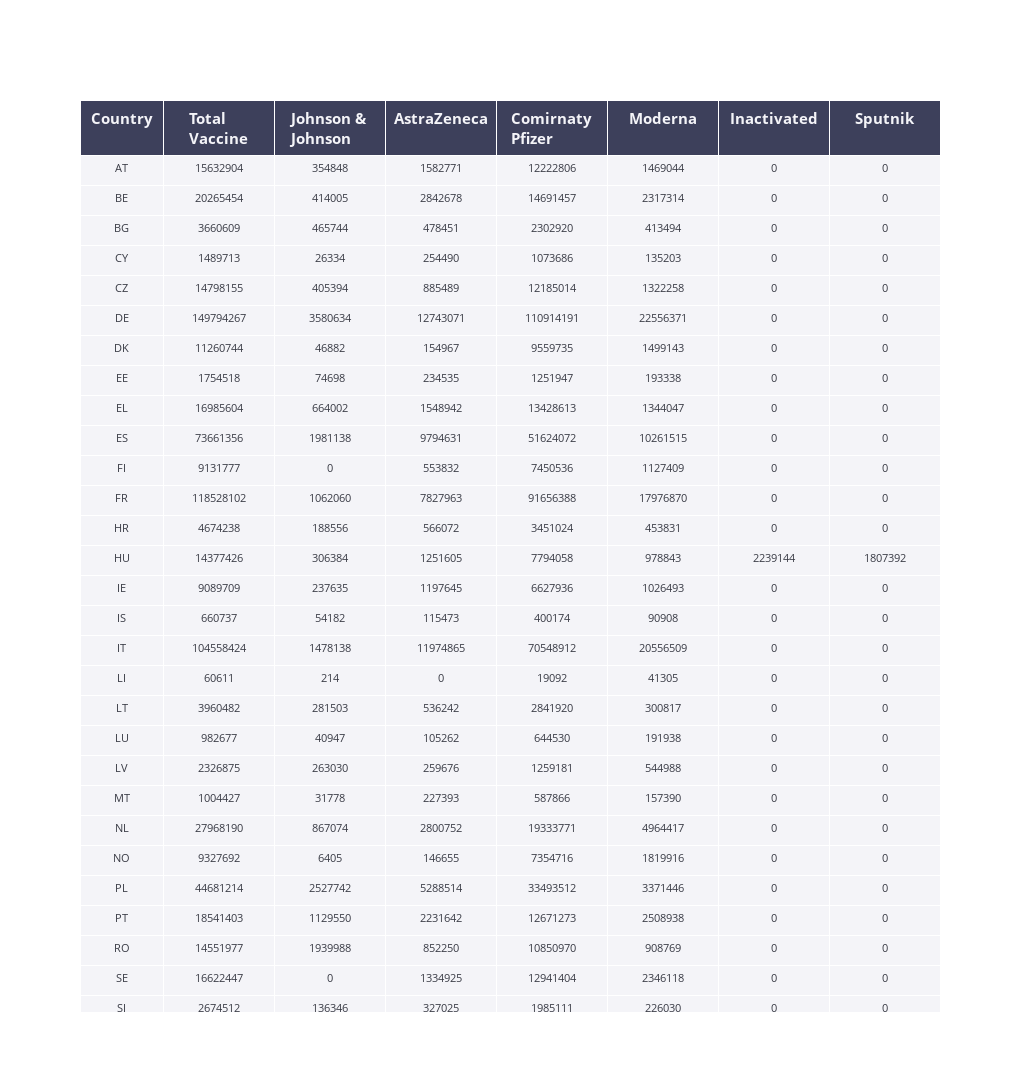

Notebook cell for this chart:
### Markdown cell above
## TABLE

### Code cell
# Create a list of all country based on its ISO code
ISO = ['AT', 'BE', 'BG', 'CY', 'CZ', 'DE', 'DK', 'EE', 'EL', 'ES', 'FI', 'FR', 'HR', 'HU', 'IE', 'IS', 'IT', 
        'LI', 'LT', 'LU', 'LV', 'MT', 'NL', 'NO', 'PL', 'PT', 'RO', 'SE', 'SI', 'SK']

# Create a list of total vacccination of each country (sum of all the type of vaccine for all the 2021)
totalVaccine_table = data_covid19_ecdc_2021.groupby(['ReportingCountry'], as_index=False)['TotDoses'].sum()
totalVaccine_table.drop(['ReportingCountry'], axis=1, inplace=True)
totalVaccine_table = totalVaccine_table.TotDoses.tolist()

# Not all the country has all the type of vaccine. Next this issue is solved.
data_covid19_ecdc_2021_bazinga = (data_covid19_ecdc_2021.set_index(['ReportingCountry','Vaccine'])['TotDoses']
        .unstack(fill_value=0)
        .stack()
        .reset_index(name='TotDoses'))

# Palette to generate table
palette_table = ['#eae3db','#f2f2f2','#F4F4F8', '#393B45', '#dac9c1', '#3d405b']

# _____________________________________CREATE TABLE ____________________________________________________________________________________________________________________________________________________

overallVaccine_Table_2021 = go.Figure(data=[go.Table( columnwidth = [15,20,20, 20,20,20,20,20],
                                header=dict(values=['<b>Country</b>', '<b>Total Vaccine</b>','<b>Johnson & Johnson</b>', '<b>AstraZeneca</b>', '<b>Comirnaty Pfizer</b>' , '<b>Moderna</b>', '<b>Inactivated </b>', '<b>Sputnik</b>'], 
                                # Appereance
                                        line_color='white',
                                        fill=dict(color=[palette_table[5]]),
                                        align=['center', 'center', 'center', 'center', 'center','center', 'center', 'center'],
                                        font=dict(color=palette_table[2], size=15),
                                        height=30 
                                ),
                                cells=dict(values=[
                                                    [iso for iso in ISO],
                                                    [value for value in totalVaccine_table],                                    
                                                    [value for value in data_covid19_ecdc_2021_bazinga[data_covid19_ecdc_2021_bazinga['Vaccine']=='JANSS']['TotDoses']],
                                                    [value for value in data_covid19_ecdc_2021_bazinga[data_covid19_ecdc_2021_bazinga['Vaccine']=='AZ']['TotDoses']],
                                                    [value for value in data_covid19_ecdc_2021_bazinga[data_covid19_ecdc_2021_bazinga['Vaccine']=='COM']['TotDoses']],
                                                    [value for value in data_covid19_ecdc_2021_bazinga[data_covid19_ecdc_2021_bazinga['Vaccine']=='MOD']['TotDoses']],
                                                    [value for value in data_covid19_ecdc_2021_bazinga[data_covid19_ecdc_2021_bazinga['Vaccine']=='BECNBG']['TotDoses']],
                                                    [value for value in data_covid19_ecdc_2021_bazinga[data_covid19_ecdc_2021_bazinga['Vaccine']=='SPU']['TotDoses']]], 
                                        # Appereance
                                                line_color='white',
                                                fill=dict(color=[palette_table[2], palette_table[2], palette_table[2], palette_table[2], palette_table[2], palette_table[2], palette_table[2], palette_table[2]]),
                                                align=['center', 'center', 'center', 'center', 'center','center', 'center', 'center'],
                                                font=dict(color=palette_table[3], size=11),
                                                height=30                               
                                            )                                                  
                                )
                     ])

overallVaccine_Table_2021.update_layout(height=1220, width=1020)

# ________________________________________________________________________________________________________________________________________________________________________________________

#Storing the table for Dashboard
#%store overallVaccine_Table_2021

### Figure 1 — Plotly figure (JSON) as saved in the notebook; plotly's stock layout.template omitted (floating-point values rounded to 4 significant figures; data arrays with more than 128 entries replaced by an {"elided": "..."} marker saying what was removed)
{"data": [{"cells": {"align": ["center", "center", "center", "center", "center", "center", "center", "center"], "fill": {"color": ["#F4F4F8", "#F4F4F8", "#F4F4F8", "#F4F4F8", "#F4F4F8", "#F4F4F8", "#F4F4F8", "#F4F4F8"]}, "font": {"color": "#393B45", "size": 11}, "height": 30, "line": {"color": "white"}, "values": {"elided": "8x30 mixed values"}}, "columnwidth": [15, 20, 20, 20, 20, 20, 20, 20], "header": {"align": ["center", "center", "center", "center", "center", "center", "center", "center"], "fill": {"color": ["#3d405b"]}, "font": {"color": "#F4F4F8", "size": 15}, "height": 30, "line": {"color": "white"}, "values": ["<b>Country</b>", "<b>Total Vaccine</b>", "<b>Johnson & Johnson</b>", "<b>AstraZeneca</b>", "<b>Comirnaty Pfizer</b>", "<b>Moderna</b>", "<b>Inactivated </b>", "<b>Sputnik</b>"]}, "type": "table"}], "layout": {"height": 1220, "width": 1020}}
